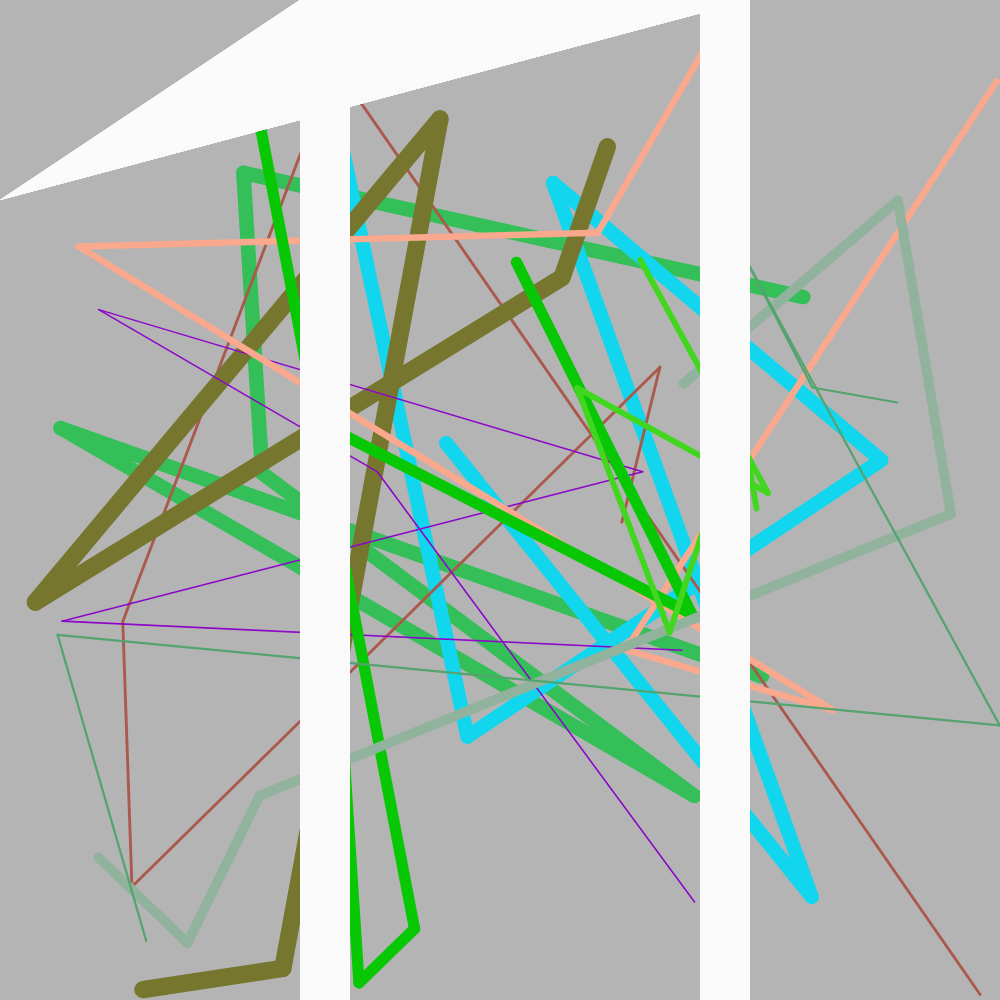
Frame 1 (no input)
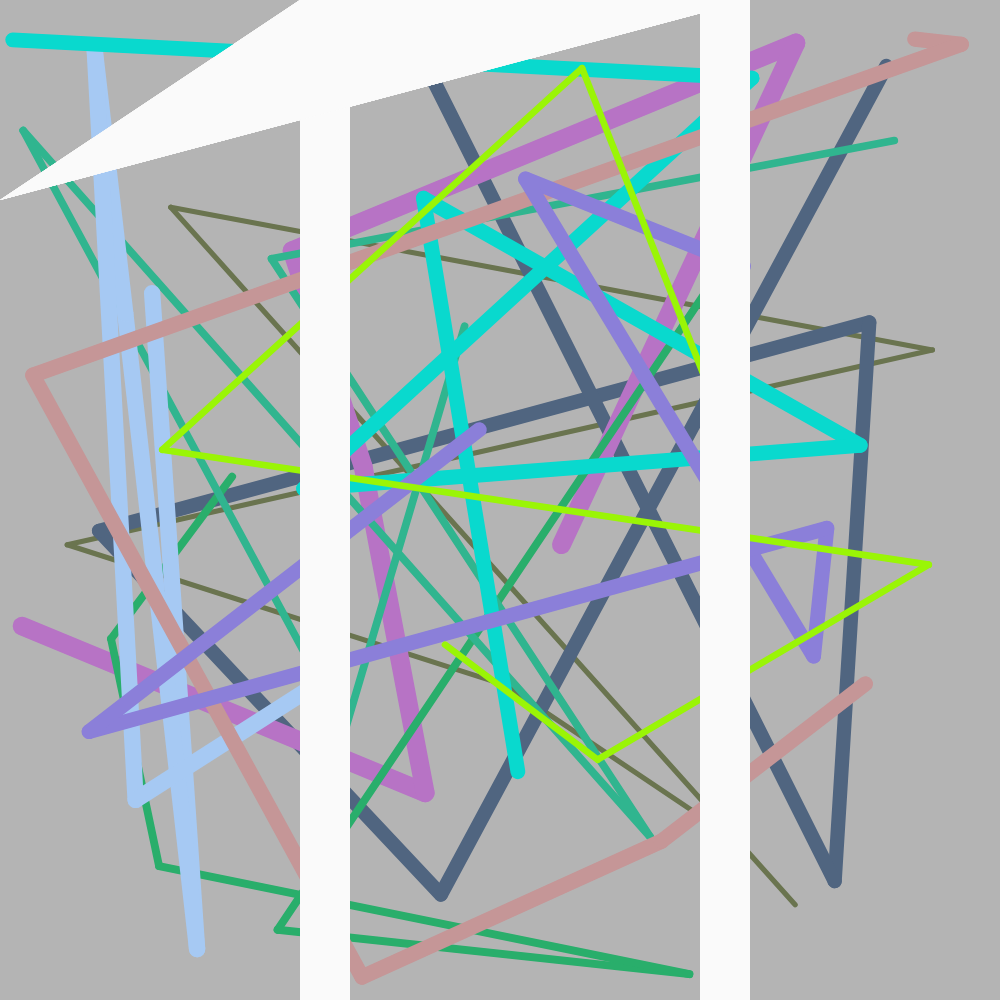
Frame 60 (no input)
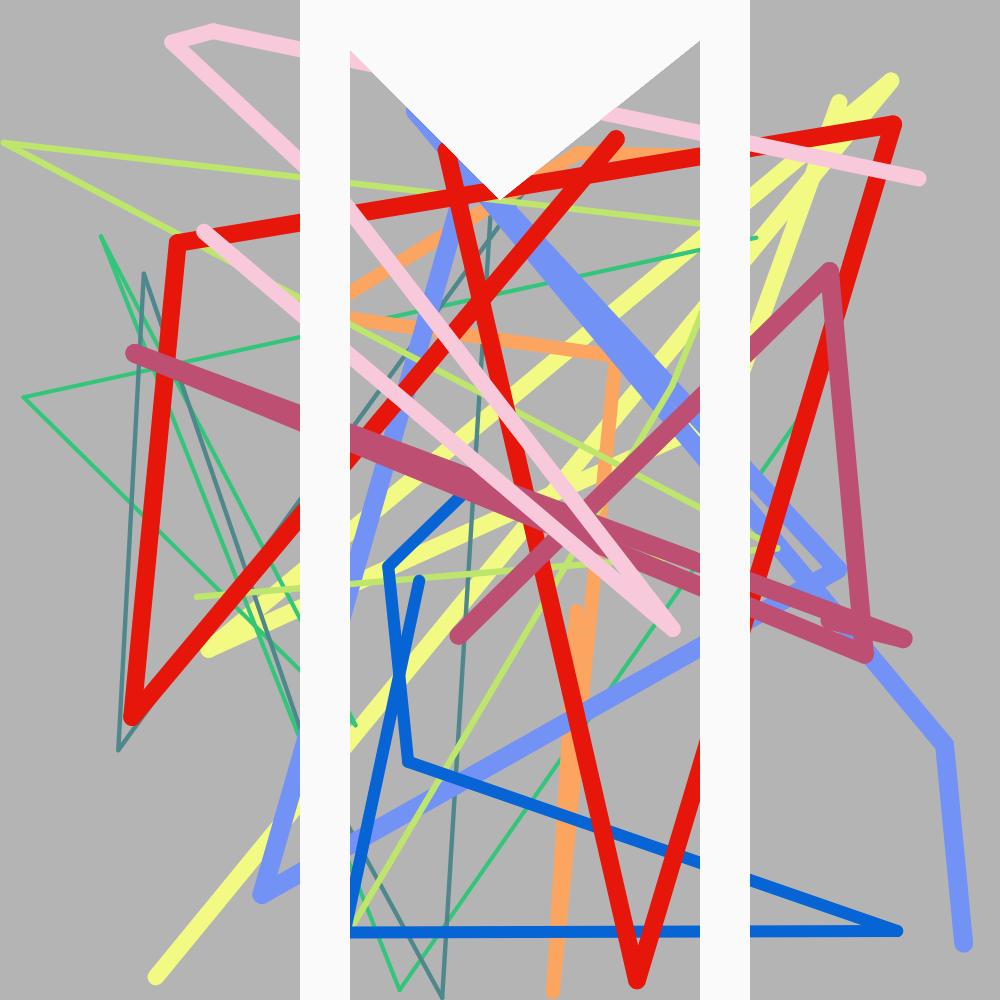
Frame 120 (the mouse pressed at the canvas centre since frame 60)

The p5.js sketch that drew these frames (run headless with seeded random() and noise() and a simulated clock; from frame 60 on, the mouse is pressed at the canvas centre):

// p5.js sketch
// ── sketch.js
function setup() {
    createCanvas(1000, 1000);
  }
  
  function draw() {
    background(180);
      
      for (let i = 0; i < 10; i++) {
      push()
      let strokeWeightVal = random(1, 20);
      let strokeColorVal = color(random(255), random(255), random(255));
      strokeWeight(strokeWeightVal);
      stroke(strokeColorVal);
      let x1 = random(width);
      let y1 = random(height);
      let x2 = random(width);
      let y2 = random(height);
      let x3 = random(width);
      let y3 = random(height);
      let x4 = random(width);
      let y4 = random(height);
      let x5 = random(width);
      let y5 = random(height);
      let x6 = random(width);
      let y6 = random(height);
      line(x1, y1, x2, y2);
      line(x2, y2, x3, y3);
      line(x3, y3, x4, y4);
      line(x4, y4, x5, y5);
      line(x5, y5, x6, y6);
      pop()
      
      push()
      noStroke()
      fill(250)
      rect(300, 0, 50, 1000);
      triangle(mouseX, 200, 750, 0, 300, 00);
      rect(700, 0, 50, 1000);
      pop()
    }
  }
